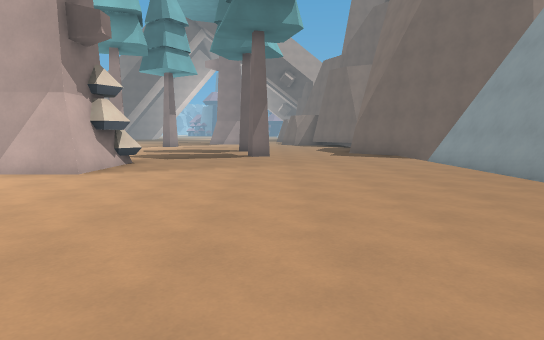
view 1 (above)

21 first-person views from a walk through a level from a Godot 3-D game. The camera is 1.5 m above the floor, tilts 6° down and sees 75° across. The floor is counted in squares, 2 m on a side. Each view is taken from the middle of a square. On the plan, view 1 faces up. The plan holds only what a view shows up to about 11 squares ahead; the rest is blank. The place goes on beyond the plan. Characters and animated objects are not drawn. Surface patterns are stand-ins for the level's own textures.

view 2
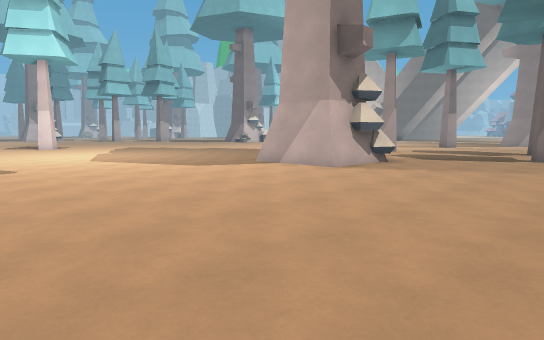

view 3
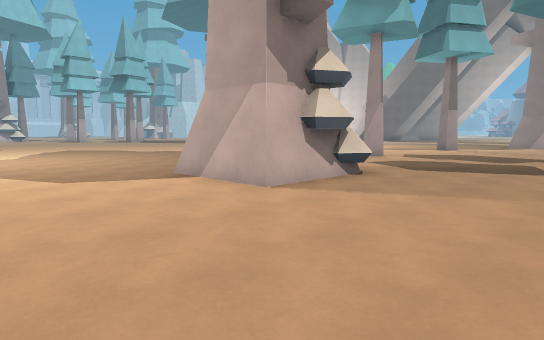

view 4
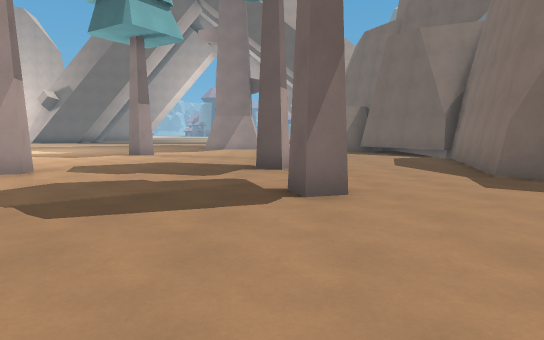

view 5
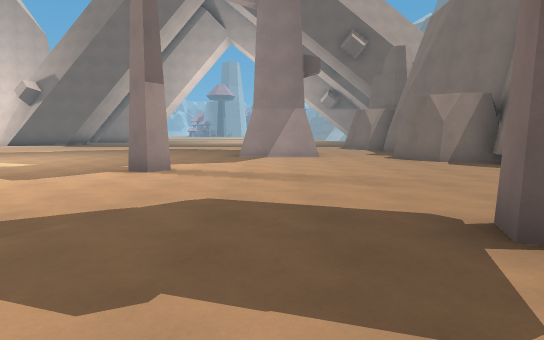

view 6
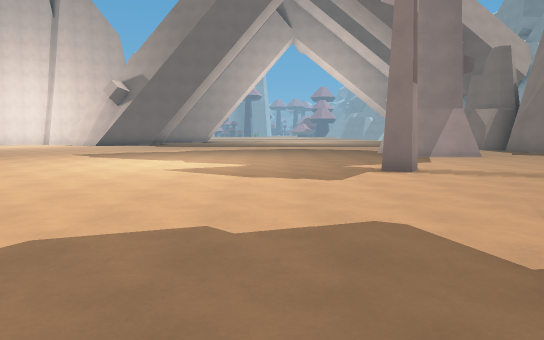

view 7
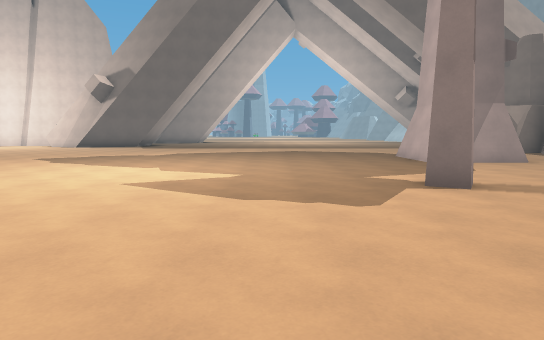

view 8
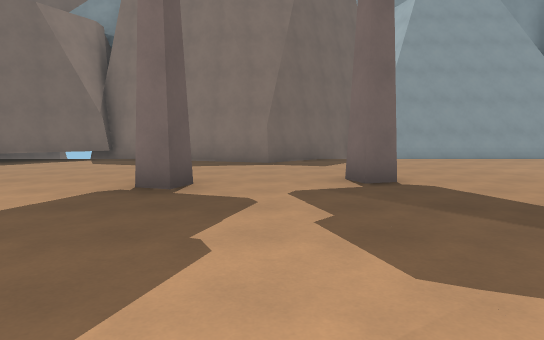

view 9
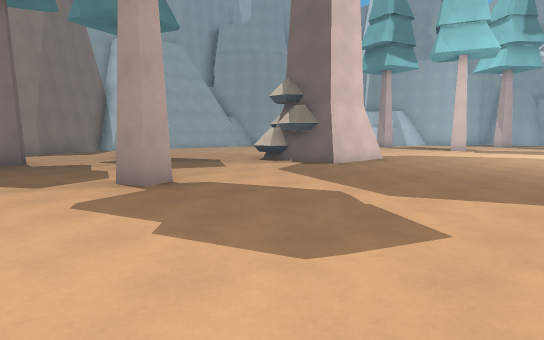

view 10
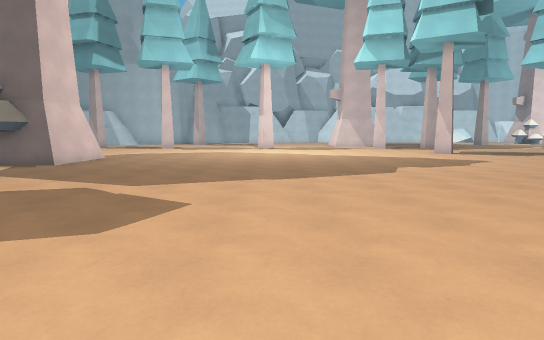

view 11
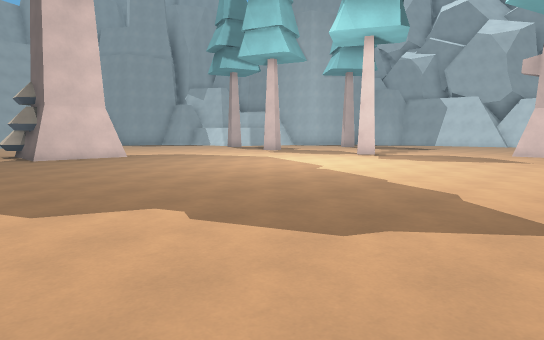

view 12
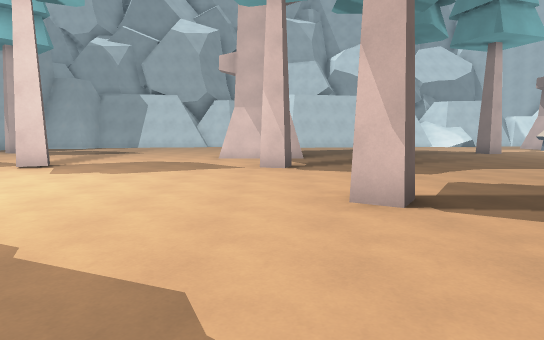

view 13
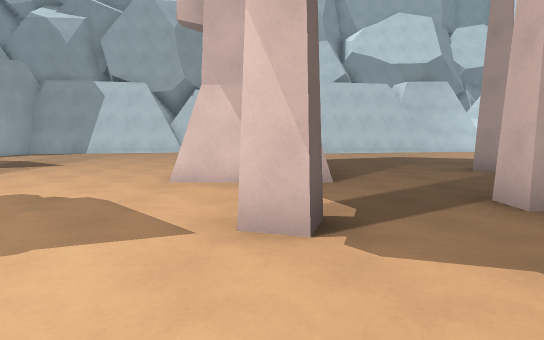

view 14
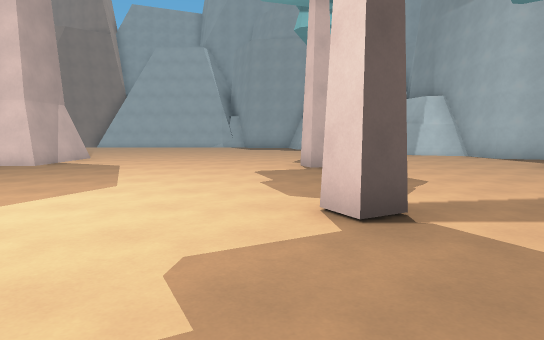

view 15
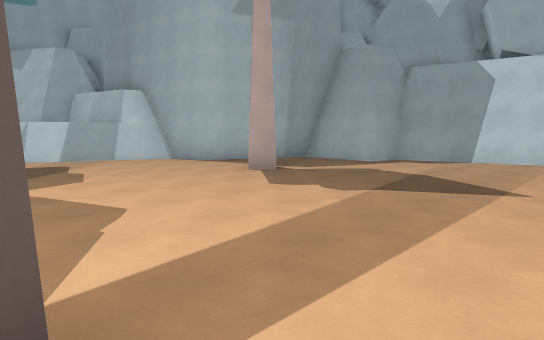

view 16
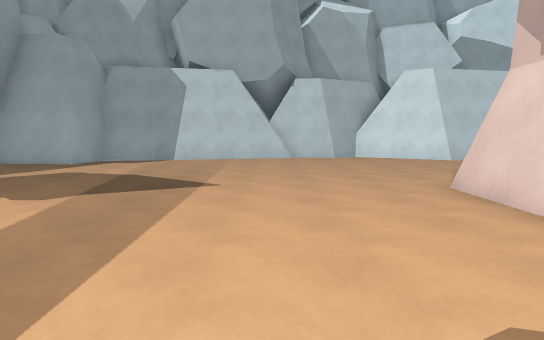

view 17
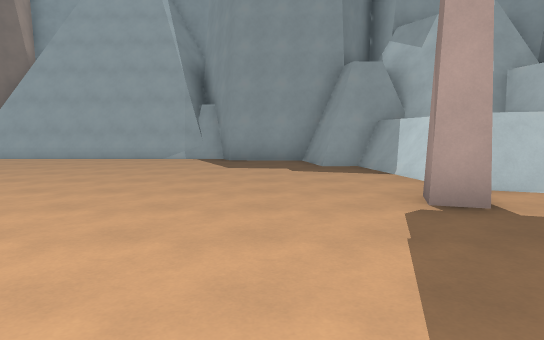

view 18
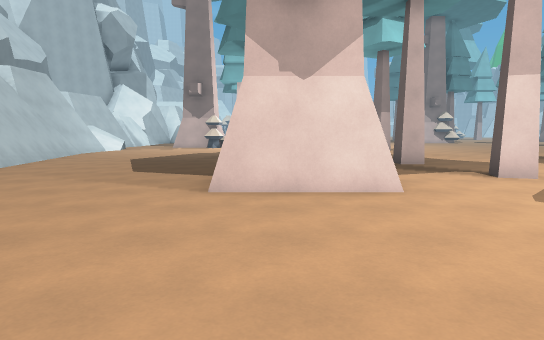

view 19
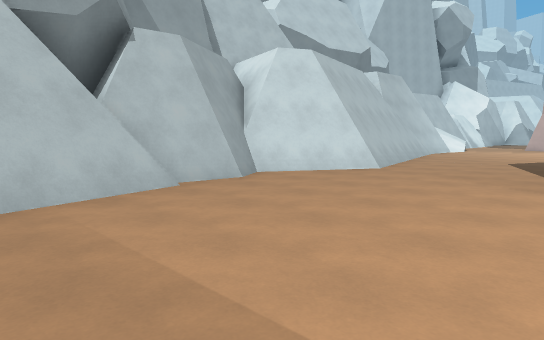

view 20
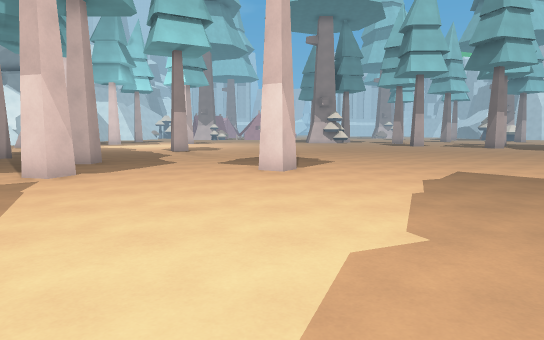

view 21
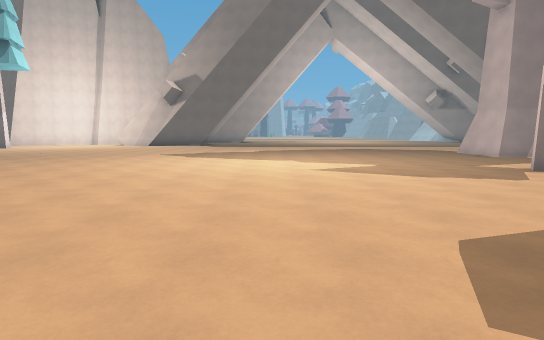

### Floor plan
Points are (right, up) in squares from view 1. A wall is a line through its corners. A room is listed if a view was taken in it or the views show most of it. See-through windows are left out.
Room 1 (views 1, 2, 3, 4, 5, 6, 7, 8, 9, 10, 11, 12, 13, 14, 15, 16, 17, 18, 19, 20, 21)
walls: (-5.5, 8.7) (-3.6, 8.7) (-3.6, 6.5) (-5.9, 6.5) (-5.9, 8.5); (-5.1, 8.6) (-4.9, 9.1); (-4.4, 8.7) (-4.1, 9.1); (-4.3, 8.6) (-3.9, 9.1) (-3.5, 9.1); (-3.3, 8) (-3.6, 7.5); (-3.1, 8.8) (-3.5, 8.1); (-16.9, -2.5) (-14.5, -2.5) (-14.5, -4.5); (0, -1.8) (2.2, -1.4); (5.2, 10.6) (3, 13.1) (4.3, 16.6); (2.1, -0.4) (3.6, -0.1) (3.7, 2.1) (4.5, 2.5) (4.8, 10); (2.2, -1.1) (2.2, -0.4); (-1.5, 23) (-3.9, 23) (-3.9, 25.1); (4.5, 17.1) (4.9, 18.3); (4.3, 17.6) (2.4, 20.4) (2.8, 21.2) (1.4, 21.3) (0.7, 22.7); (-4.7, -8.4) (-3.7, -5.5) (-2.2, -5.2) (-0.9, -1.9); (-12.3, -10.9) (-7.4, -9.9) (-7.1, -8.6) (-5.1, -8.8); (-14, -10.8) (-12.1, -11); (-21.1, -11.1) (-17, -10.2) (-14.8, -11.5) (-14, -11) (-12.1, -11.3)
low walls: (-0.3, -1.6) (2.1, -1.2) (2.1, -0.4); (4.5, 7.6) (4.6, 10.1); (-2.4, -5.3) (-1.2, -1.8); (-12.6, -10.7) (-7.3, -9.7); (-15.7, -10.5) (-14.6, -11.1); (-18.6, -10.1) (-16.9, -9.8) (-16.4, -10); (-18.6, -10.3) (-16.9, -10) (-14.7, -11.3) (-14, -10.8); (-21.1, -10.9) (-19.3, -10.5)
objects: pine tree (-20, -4); pine tree (-19, 0); pine tree (-17, 4); pine tree (-16, 0); pine tree (-11, 0); pine tree (-7, -5); pine tree (-6, 0); pine tree (-6, 14); pine tree (-5, 19); pine tree (-2, -1); pine tree (-1, 14) to (-1, 15); pine tree (0, 11)

Where each view was taken, in squares from view 1:
view 1: 0 up, 0 right, facing up
view 2: 0 up, 1 right, facing up-left
view 3: 3 up, 0 right, facing up-left
view 4: 7 up, 1 left, facing up
view 5: 12 up, 3 left, facing up
view 6: 12 up, 8 left, facing up
view 7: 14 up, 8 left, facing up
view 8: 13 up, 6 left, facing right
view 9: 16 up, 11 left, facing down-right
view 10: 17 up, 11 left, facing down
view 11: 11 up, 17 left, facing down-right
view 12: 8 up, 16 left, facing down
view 13: 3 up, 16 left, facing down
view 14: 1 up, 14 left, facing right
view 15: 0 up, 12 left, facing down-right
view 16: 0 up, 12 left, facing down
view 17: 1 up, 6 left, facing right
view 18: 4 down, 10 left, facing left
view 19: 6 down, 10 left, facing down-left
view 20: 4 up, 10 left, facing left
view 21: 12 up, 11 left, facing up
